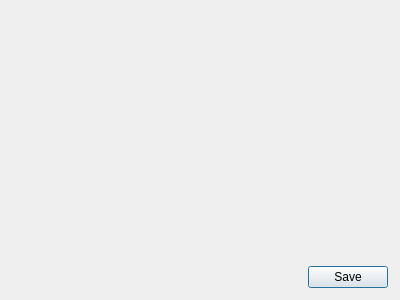
<?xml version="1.0" encoding="UTF-8"?>
<ui version="4.0">
 <class>Dialog</class>
 <widget class="QDialog" name="Dialog">
  <property name="geometry">
   <rect>
    <x>0</x>
    <y>0</y>
    <width>400</width>
    <height>300</height>
   </rect>
  </property>
  <property name="windowTitle">
   <string>Dialog</string>
  </property>
  <layout class="QVBoxLayout" name="verticalLayout">
   <property name="spacing">
    <number>3</number>
   </property>
   <property name="margin">
    <number>12</number>
   </property>
   <item>
    <widget class="QWidget" name="fieldsArea" native="true"/>
   </item>
   <item>
    <widget class="QDialogButtonBox" name="buttonBox">
     <property name="orientation">
      <enum>Qt::Horizontal</enum>
     </property>
     <property name="standardButtons">
      <set>QDialogButtonBox::Save</set>
     </property>
    </widget>
   </item>
  </layout>
 </widget>
 <resources/>
 <connections>
  <connection>
   <sender>buttonBox</sender>
   <signal>accepted()</signal>
   <receiver>Dialog</receiver>
   <slot>accept()</slot>
   <hints>
    <hint type="sourcelabel">
     <x>248</x>
     <y>254</y>
    </hint>
    <hint type="destinationlabel">
     <x>157</x>
     <y>274</y>
    </hint>
   </hints>
  </connection>
  <connection>
   <sender>buttonBox</sender>
   <signal>rejected()</signal>
   <receiver>Dialog</receiver>
   <slot>reject()</slot>
   <hints>
    <hint type="sourcelabel">
     <x>316</x>
     <y>260</y>
    </hint>
    <hint type="destinationlabel">
     <x>286</x>
     <y>274</y>
    </hint>
   </hints>
  </connection>
 </connections>
</ui>
